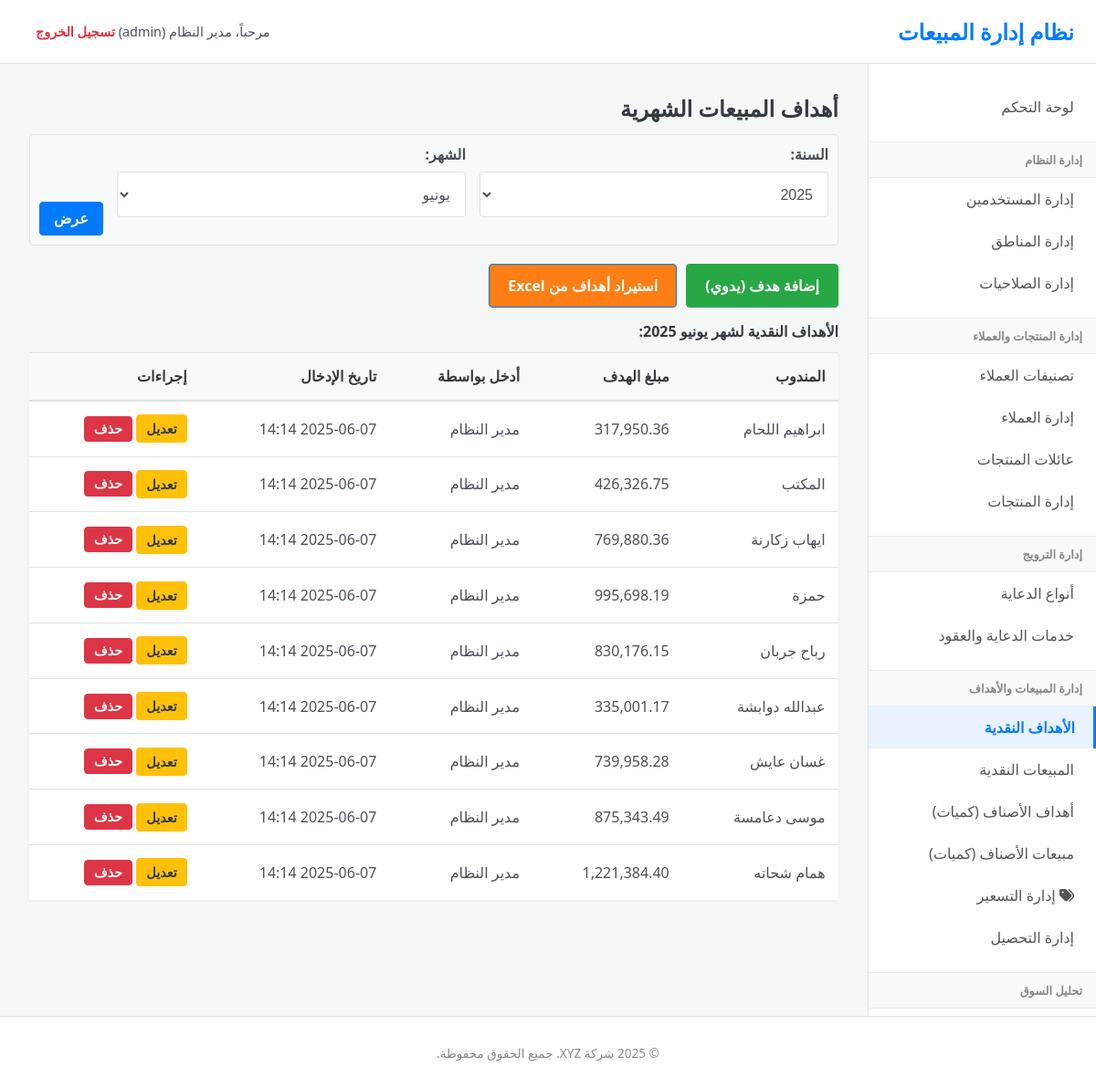
The app's page /index.php?page=sales_targets (signed in) with its own data.
### tables this page shows
CREATE TABLE IF NOT EXISTS `sales_targets` (
  `target_id` int NOT NULL AUTO_INCREMENT,
  `representative_id` int NOT NULL,
  `year` year NOT NULL,
  `month` tinyint NOT NULL,
  `target_amount` decimal(15,2) NOT NULL DEFAULT '0.00',
  `created_by_user_id` int DEFAULT NULL,
  `created_at` timestamp NULL DEFAULT CURRENT_TIMESTAMP,
  `updated_at` timestamp NULL DEFAULT CURRENT_TIMESTAMP ON UPDATE CURRENT_TIMESTAMP,
  PRIMARY KEY (`target_id`),
  UNIQUE KEY `rep_year_month_target` (`representative_id`,`year`,`month`),
  KEY `created_by_user_id` (`created_by_user_id`)
);

CREATE TABLE IF NOT EXISTS `users` (
  `user_id` int NOT NULL AUTO_INCREMENT,
  `username` varchar(50) NOT NULL,
  `password_hash` varchar(255) NOT NULL,
  `full_name` varchar(100) NOT NULL,
  `role` enum('admin','supervisor','representative','promoter') NOT NULL,
  `region_id` int DEFAULT NULL,
  `supervisor_id` int DEFAULT NULL,
  `is_active` tinyint(1) DEFAULT '1',
  `created_at` timestamp NULL DEFAULT CURRENT_TIMESTAMP,
  `updated_at` timestamp NULL DEFAULT CURRENT_TIMESTAMP ON UPDATE CURRENT_TIMESTAMP,
  PRIMARY KEY (`user_id`),
  UNIQUE KEY `username` (`username`),
  KEY `region_id` (`region_id`),
  KEY `supervisor_id` (`supervisor_id`)
);

### controllers/sales_targets.php (called while the page is built, shortened)
<?php
$page_title = "أهداف المبيعات الشهرية";
$action = $_GET['action'] ?? 'list';
$selected_year = $_GET['year'] ?? date('Y');
$selected_month = $_GET['month'] ?? date('n');
$months_array = [
    1 => 'يناير', 2 => 'فبراير', 3 => 'مارس', 4 => 'أبريل', 5 => 'مايو', 6 => 'يونيو',
    7 => 'يوليو', 8 => 'أغسطس', 9 => 'سبتمبر', 10 => 'أكتوبر', 11 => 'نوفمبر', 12 => 'ديسمبر'
];
switch ($action) {
    case 'list':
    default:
        $sql_targets = "SELECT st.*, u.full_name as representative_name, creator.full_name as creator_name
                        FROM sales_targets st
                        JOIN users u ON st.representative_id = u.user_id
                        LEFT JOIN users creator ON st.created_by_user_id = creator.user_id
                        WHERE st.year = ? AND st.month = ?";
        $params_targets = [$selected_year, $selected_month];
        $sql_targets .= " ORDER BY u.full_name ASC";
        $stmt_targets = $pdo->prepare($sql_targets);
        $stmt_targets->execute($params_targets);
        $targets_list = $stmt_targets->fetchAll();
        break;
}
include 'views/layout.php';

### views/sales_targets/list.php (the view, shortened to what this page needs)
<h2><?php echo htmlspecialchars($page_title); ?></h2>
<form action="index.php?page=sales_targets" method="GET" class="filter-form">
    <div style="display:flex; gap:15px; align-items:flex-end;">
        <div class="form-group" style="flex:1;">
            <label for="filter_year">السنة:</label>
            <select id="filter_year" name="year" class="form-control" onchange="this.form.submit()">
                <?php for ($y = date('Y') + 1; $y >= date('Y') - 3; $y--): ?>
                    <option value="<?php echo $y; ?>" <?php echo $selected_year == $y ? 'selected' : ''; ?>><?php echo $y; ?></option>
                <?php endfor; ?>
            </select>
        </div>
        <div class="form-group" style="flex:1;">
            <label for="filter_month">الشهر:</label>
            <select id="filter_month" name="month" class="form-control" onchange="this.form.submit()">
                <?php foreach ($months_array as $num => $name): ?>
                    <option value="<?php echo $num; ?>" <?php echo $selected_month == $num ? 'selected' : ''; ?>><?php echo $name; ?></option>
                <?php endforeach; ?>
            </select>
        </div>
        <button type="submit" class="button-link" style="padding: 8px 15px;">عرض</button>
    </div>
</form>
<div class="actions-bar">
    <a href="index.php?page=sales_targets&action=add&year=<?php echo $selected_year; ?>&month=<?php echo $selected_month; ?>" class="button-link add-btn">إضافة هدف (يدوي)</a>
    <a href="index.php?page=sales_targets&action=import_targets" class="button-link" style="background-color:#fd7e14;">استيراد أهداف من Excel</a>
</div>
<h4>الأهداف النقدية لشهر <?php echo $months_array[$selected_month] . " " . $selected_year; ?>:</h4>
<?php if (!empty($targets_list)): ?>
<table>
    <thead>
        <tr>
            <th>المندوب</th>
            <th>مبلغ الهدف</th>
            <th>أدخل بواسطة</th>
            <th>تاريخ الإدخال</th>
            <th>إجراءات</th>
        </tr>
    </thead>
    <tbody>
        <?php foreach ($targets_list as $target_item): ?>
        <tr>
            <td><?php echo htmlspecialchars($target_item['representative_name']); ?></td>
            <td><?php echo number_format($target_item['target_amount'], 2); ?></td>
            <td><?php echo htmlspecialchars($target_item['creator_name'] ?? 'N/A'); ?></td>
            <td><?php echo date('Y-m-d H:i', strtotime($target_item['created_at'])); ?></td>
            <td>
                <a href="index.php?page=sales_targets&action=edit&id=<?php echo $target_item['target_id']; ?>" class="button-link edit-btn">تعديل</a>
                <form action="actions/sales_target_delete.php" method="POST" style="display:inline;" onsubmit="return confirm('هل أنت متأكد؟');">
                    <button type="submit" class="button-link delete-btn">حذف</button>
                </form>
            </td>
        </tr>
        <?php endforeach; ?>
    </tbody>
</table>
<?php else: ?>
     <p class="info-message">لا توجد أهداف مسجلة حاليًا لهذه الفترة الزمنية.</p>
<?php endif; ?>

### css/style.css (style rules this page uses)
:root { --primary-color: #007bff; --secondary-color: #6c757d; --success-color: #28a745; --danger-color: #dc3545; --warning-color: #ffc107; --info-color: #17a2b8; --light-color: #f8f9fa; --dark-color: #343a40; --text-color: #495057; --border-color: #dee2e6; --body-bg: #f4f7f6; --sidebar-bg: #ffffff; --header-bg: #ffffff; --font-family: 'Tahoma', 'Segoe UI', sans-serif; }
* { box-sizing: border-box; }
body { font-family: var(--font-family); background-color: var(--body-bg); margin: 0; padding: 0; color: var(--text-color); font-size: 16px; direction: rtl; }
a { color: var(--primary-color); text-decoration: none; transition: color 0.3s ease; }
h1, h2, h3, h4, h5, h6 { color: var(--dark-color); margin-top: 0; margin-bottom: 0.75rem; }
.form-group { margin-bottom: 1.25rem; }
.form-group label { display: block; margin-bottom: 0.5rem; font-weight: 600; }
.form-control, input[type="text"], input[type="password"], input[type="email"], input[type="number"], input[type="date"], select, textarea { display: block; width: 100%; padding: 0.75rem; font-size: 1rem; line-height: 1.5; color: var(--text-color); background-color: #fff; background-clip: padding-box; border: 1px solid var(--border-color); border-radius: 0.25rem; transition: border-color 0.15s ease-in-out, box-shadow 0.15s ease-in-out; }
select.form-control { height: calc(1.5em + 1.5rem + 2px); }
.filter-form { background-color: #fff; padding: 1.5rem; border-radius: 5px; border: 1px solid var(--border-color); margin-bottom: 2rem; }
.button-link, .btn { display: inline-block; font-weight: 600; text-align: center; vertical-align: middle; cursor: pointer; user-select: none; background-color: var(--primary-color); border: 1px solid var(--primary-color); padding: 0.75rem 1.25rem; font-size: 1rem; border-radius: 0.25rem; color: #fff; transition: all 0.15s ease-in-out; }
.button-link.add-btn { background-color: var(--success-color); border-color: var(--success-color); }
.button-link.edit-btn { background-color: var(--warning-color); border-color: var(--warning-color); color: var(--dark-color); padding: 5px 10px; font-size: 0.9em; }
.button-link.delete-btn { background-color: var(--danger-color); border-color: var(--danger-color); padding: 5px 10px; font-size: 0.9em; }
.actions-bar { margin-bottom: 1.5rem; display:flex; gap:10px; }
table { width: 100%; margin-bottom: 1rem; color: var(--text-color); border-collapse: collapse; background-color: #fff; box-shadow: 0 1px 3px rgba(0,0,0,0.05); }
table th, table td { padding: 0.9rem; vertical-align: middle; border-top: 1px solid var(--border-color); text-align: right; }
table thead th { vertical-align: bottom; border-bottom: 2px solid var(--border-color); background-color: var(--light-color); font-weight: 600; color: var(--dark-color); }

### views/sales_targets/list.php (style rules this page uses)
.filter-form { margin-bottom: 20px; padding:10px; background-color:#f8f9fa; border-radius:5px; }
.actions-bar { margin-bottom: 15px; display:flex; gap:10px; }

### records on screen
sales_targets: representative.full_name "ابراهيم اللحام", target_amount "317,950.36", created_by_user.full_name "مدير النظام", created_at "2025-06-07 14:14"
sales_targets: representative.full_name "المكتب", target_amount "426,326.75", created_by_user.full_name "مدير النظام", created_at "2025-06-07 14:14"
sales_targets: representative.full_name "ايهاب زكارنة", target_amount "769,880.36", created_by_user.full_name "مدير النظام", created_at "2025-06-07 14:14"
sales_targets: representative.full_name "حمزة", target_amount "995,698.19", created_by_user.full_name "مدير النظام", created_at "2025-06-07 14:14"
sales_targets: representative.full_name "رباح جربان", target_amount "830,176.15", created_by_user.full_name "مدير النظام", created_at "2025-06-07 14:14"
sales_targets: representative.full_name "عبدالله دوابشة", target_amount "335,001.17", created_by_user.full_name "مدير النظام", created_at "2025-06-07 14:14"
sales_targets: representative.full_name "غسان عايش", target_amount "739,958.28", created_by_user.full_name "مدير النظام", created_at "2025-06-07 14:14"
sales_targets: representative.full_name "موسى دعامسة", target_amount "875,343.49", created_by_user.full_name "مدير النظام", created_at "2025-06-07 14:14"
sales_targets: representative.full_name "همام شحاته", target_amount "1,221,384.40", created_by_user.full_name "مدير النظام", created_at "2025-06-07 14:14"

### other values on screen
$_SESSION['full_name'] "مدير النظام"
$_SESSION['user_role'] "admin"
$page_title "أهداف المبيعات الشهرية"
$months_array[$selected_month] "يونيو"
$selected_year "2025"
form field year "2025"
form field month "يونيو"
